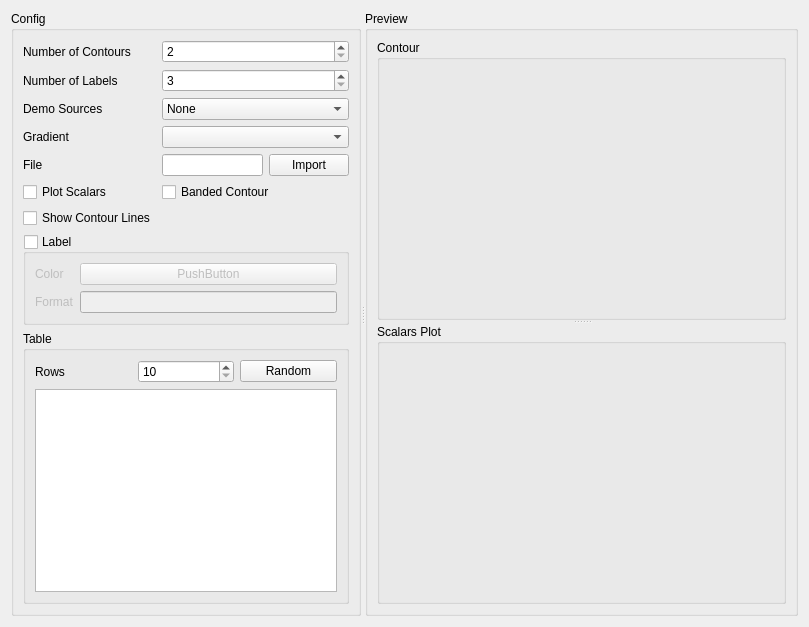
<?xml version="1.0" encoding="UTF-8"?>
<ui version="4.0">
 <class>ContourWindow</class>
 <widget class="QWidget" name="ContourWindow">
  <property name="geometry">
   <rect>
    <x>0</x>
    <y>0</y>
    <width>809</width>
    <height>627</height>
   </rect>
  </property>
  <property name="windowTitle">
   <string>Form</string>
  </property>
  <layout class="QGridLayout" name="gridLayout">
   <item row="0" column="0">
    <widget class="QSplitter" name="splitter">
     <property name="orientation">
      <enum>Qt::Horizontal</enum>
     </property>
     <widget class="QGroupBox" name="groupBox">
      <property name="maximumSize">
       <size>
        <width>350</width>
        <height>16777215</height>
       </size>
      </property>
      <property name="title">
       <string>Config</string>
      </property>
      <layout class="QGridLayout" name="gridLayout_4">
       <item row="0" column="0">
        <layout class="QGridLayout" name="gridLayout_3">
         <item row="4" column="0">
          <widget class="QLabel" name="label_6">
           <property name="text">
            <string>File</string>
           </property>
          </widget>
         </item>
         <item row="2" column="1" colspan="2">
          <widget class="QComboBox" name="demoSourcesCombo">
           <property name="editable">
            <bool>false</bool>
           </property>
           <item>
            <property name="text">
             <string>None</string>
            </property>
           </item>
           <item>
            <property name="text">
             <string>schaffer</string>
            </property>
           </item>
           <item>
            <property name="text">
             <string>pit</string>
            </property>
           </item>
           <item>
            <property name="text">
             <string>griewank</string>
            </property>
           </item>
           <item>
            <property name="text">
             <string>data</string>
            </property>
           </item>
           <item>
            <property name="text">
             <string>demo</string>
            </property>
           </item>
           <item>
            <property name="text">
             <string>ackley</string>
            </property>
           </item>
          </widget>
         </item>
         <item row="7" column="0" colspan="3">
          <widget class="QGroupBox" name="labelGroupBox">
           <property name="title">
            <string>Label</string>
           </property>
           <property name="checkable">
            <bool>true</bool>
           </property>
           <property name="checked">
            <bool>false</bool>
           </property>
           <layout class="QGridLayout" name="gridLayout_6">
            <item row="0" column="0">
             <layout class="QGridLayout" name="gridLayout_5">
              <item row="0" column="1">
               <widget class="Widgets::ColorPushButton" name="labelColorButton">
                <property name="text">
                 <string>PushButton</string>
                </property>
               </widget>
              </item>
              <item row="0" column="0">
               <widget class="QLabel" name="label_2">
                <property name="text">
                 <string>Color</string>
                </property>
               </widget>
              </item>
              <item row="1" column="0">
               <widget class="QLabel" name="label_8">
                <property name="text">
                 <string>Format</string>
                </property>
               </widget>
              </item>
              <item row="1" column="1">
               <widget class="QLineEdit" name="labelFormatEdit"/>
              </item>
             </layout>
            </item>
           </layout>
          </widget>
         </item>
         <item row="8" column="0" colspan="3">
          <widget class="QGroupBox" name="groupBox_3">
           <property name="maximumSize">
            <size>
             <width>16777215</width>
             <height>16777215</height>
            </size>
           </property>
           <property name="title">
            <string>Table</string>
           </property>
           <layout class="QGridLayout" name="gridLayout_8">
            <item row="0" column="0">
             <layout class="QGridLayout" name="gridLayout_7">
              <item row="0" column="1">
               <widget class="QSpinBox" name="rowsSpinBox">
                <property name="minimum">
                 <number>10</number>
                </property>
                <property name="maximum">
                 <number>10000</number>
                </property>
               </widget>
              </item>
              <item row="0" column="0">
               <widget class="QLabel" name="label_3">
                <property name="text">
                 <string>Rows</string>
                </property>
               </widget>
              </item>
              <item row="0" column="2">
               <widget class="QPushButton" name="randomButton">
                <property name="text">
                 <string>Random</string>
                </property>
               </widget>
              </item>
              <item row="1" column="0" colspan="3">
               <widget class="QTableView" name="dataTable">
                <property name="maximumSize">
                 <size>
                  <width>16777215</width>
                  <height>16777215</height>
                 </size>
                </property>
                <property name="alternatingRowColors">
                 <bool>true</bool>
                </property>
               </widget>
              </item>
             </layout>
            </item>
           </layout>
          </widget>
         </item>
         <item row="1" column="0">
          <widget class="QLabel" name="label_7">
           <property name="text">
            <string>Number of Labels</string>
           </property>
          </widget>
         </item>
         <item row="0" column="0">
          <widget class="QLabel" name="label">
           <property name="text">
            <string>Number of Contours</string>
           </property>
          </widget>
         </item>
         <item row="5" column="1" colspan="2">
          <widget class="QCheckBox" name="bandedContourCheckBox">
           <property name="text">
            <string>Banded Contour</string>
           </property>
          </widget>
         </item>
         <item row="4" column="2">
          <widget class="QPushButton" name="importFileButton">
           <property name="text">
            <string>Import</string>
           </property>
          </widget>
         </item>
         <item row="5" column="0">
          <widget class="QCheckBox" name="plotScalarsCheckBox">
           <property name="text">
            <string>Plot Scalars</string>
           </property>
          </widget>
         </item>
         <item row="1" column="1" colspan="2">
          <widget class="QSpinBox" name="numOfLabelsSpinBox">
           <property name="minimum">
            <number>3</number>
           </property>
           <property name="maximum">
            <number>10</number>
           </property>
          </widget>
         </item>
         <item row="3" column="0">
          <widget class="QLabel" name="label_9">
           <property name="text">
            <string>Gradient</string>
           </property>
          </widget>
         </item>
         <item row="0" column="1" colspan="2">
          <widget class="QSpinBox" name="numOfContoursSpinBox">
           <property name="minimum">
            <number>2</number>
           </property>
          </widget>
         </item>
         <item row="4" column="1">
          <widget class="QLineEdit" name="importFileEdit">
           <property name="readOnly">
            <bool>true</bool>
           </property>
          </widget>
         </item>
         <item row="6" column="0">
          <widget class="QCheckBox" name="showContourLineCheckBox">
           <property name="text">
            <string>Show Contour Lines</string>
           </property>
          </widget>
         </item>
         <item row="3" column="1" colspan="2">
          <widget class="Widgets::GradientComboBox" name="gradientCombo"/>
         </item>
         <item row="2" column="0">
          <widget class="QLabel" name="label_5">
           <property name="text">
            <string>Demo Sources</string>
           </property>
          </widget>
         </item>
        </layout>
       </item>
      </layout>
     </widget>
     <widget class="QGroupBox" name="groupBox_2">
      <property name="title">
       <string>Preview</string>
      </property>
      <layout class="QGridLayout" name="gridLayout_2">
       <item row="0" column="0">
        <widget class="QSplitter" name="splitter_2">
         <property name="orientation">
          <enum>Qt::Vertical</enum>
         </property>
         <widget class="QGroupBox" name="groupBox_4">
          <property name="title">
           <string>Contour</string>
          </property>
          <layout class="QGridLayout" name="gridLayout_9">
           <item row="0" column="0">
            <layout class="QVBoxLayout" name="previewLayout"/>
           </item>
          </layout>
         </widget>
         <widget class="QGroupBox" name="scalarPlotGroupBox">
          <property name="title">
           <string>Scalars Plot</string>
          </property>
          <layout class="QGridLayout" name="gridLayout_10">
           <item row="0" column="0">
            <layout class="QVBoxLayout" name="plotLayout"/>
           </item>
          </layout>
         </widget>
        </widget>
       </item>
      </layout>
     </widget>
    </widget>
   </item>
  </layout>
 </widget>
 <customwidgets>
  <customwidget>
   <class>Widgets::ColorPushButton</class>
   <extends>QPushButton</extends>
   <header location="global">widgets/colorpushbutton.h</header>
  </customwidget>
  <customwidget>
   <class>Widgets::GradientComboBox</class>
   <extends>QComboBox</extends>
   <header location="global">widgets/gradientcombobox.h</header>
  </customwidget>
 </customwidgets>
 <resources/>
 <connections/>
</ui>
